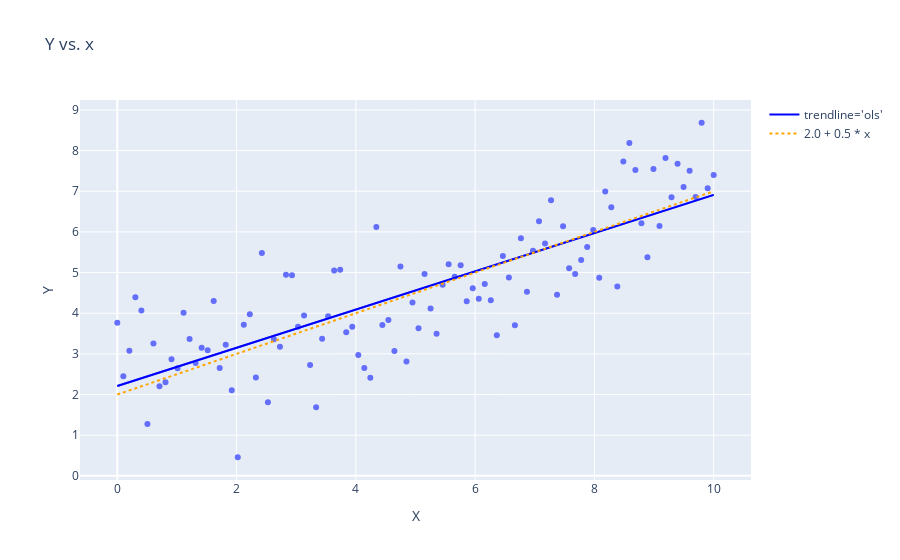

The code cell stored with this chart in its notebook:
### Markdown cell above
# 3

### Code cell
# what does this add onto the figure in constrast to `trendline='ols'`?
x_range = np.array([df['X'].min(), df['X'].max()])
# beta0 and beta1 are assumed to be defined
y_line = beta_0 + beta_1 * x_range
fig.add_scatter(x=x_range, y=y_line, mode='lines',
                name=str(beta_0)+' + '+str(beta_1)+' * x', 
                line=dict(dash='dot', color='orange'))

fig.show() # USE `fig.show(renderer="png")` FOR ALL GitHub and MarkUs SUBMISSIONS
